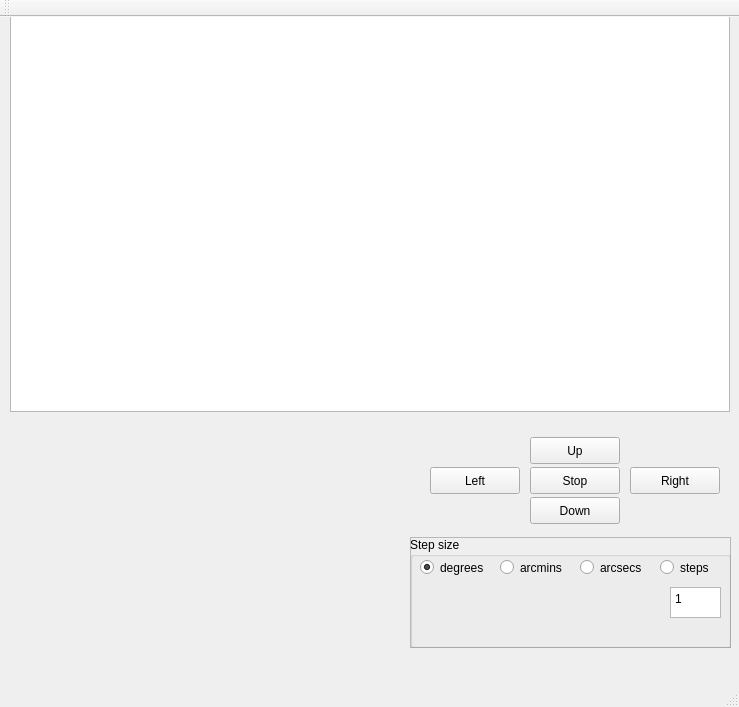
<?xml version="1.0" encoding="UTF-8"?>
<ui version="4.0">
 <class>MainWindow</class>
 <widget class="QMainWindow" name="MainWindow">
  <property name="geometry">
   <rect>
    <x>0</x>
    <y>0</y>
    <width>739</width>
    <height>707</height>
   </rect>
  </property>
  <property name="windowTitle">
   <string>Pointer Gui</string>
  </property>
  <widget class="QWidget" name="centralWidget">
   <widget class="QPushButton" name="pushButtonUp">
    <property name="geometry">
     <rect>
      <x>530</x>
      <y>420</y>
      <width>90</width>
      <height>27</height>
     </rect>
    </property>
    <property name="text">
     <string>Up</string>
    </property>
   </widget>
   <widget class="QPushButton" name="pushButtonDown">
    <property name="geometry">
     <rect>
      <x>530</x>
      <y>480</y>
      <width>90</width>
      <height>27</height>
     </rect>
    </property>
    <property name="text">
     <string>Down</string>
    </property>
   </widget>
   <widget class="QPushButton" name="pushButtonLeft">
    <property name="geometry">
     <rect>
      <x>430</x>
      <y>450</y>
      <width>90</width>
      <height>27</height>
     </rect>
    </property>
    <property name="text">
     <string>Left</string>
    </property>
   </widget>
   <widget class="QPushButton" name="pushButtonRight">
    <property name="geometry">
     <rect>
      <x>630</x>
      <y>450</y>
      <width>90</width>
      <height>27</height>
     </rect>
    </property>
    <property name="text">
     <string>Right</string>
    </property>
   </widget>
   <widget class="QGraphicsView" name="graphicsView">
    <property name="geometry">
     <rect>
      <x>10</x>
      <y>-10</y>
      <width>720</width>
      <height>405</height>
     </rect>
    </property>
    <property name="minimumSize">
     <size>
      <width>720</width>
      <height>405</height>
     </size>
    </property>
    <property name="mouseTracking">
     <bool>false</bool>
    </property>
    <property name="verticalScrollBarPolicy">
     <enum>Qt::ScrollBarAlwaysOff</enum>
    </property>
    <property name="horizontalScrollBarPolicy">
     <enum>Qt::ScrollBarAlwaysOff</enum>
    </property>
   </widget>
   <widget class="QFrame" name="frame">
    <property name="geometry">
     <rect>
      <x>410</x>
      <y>520</y>
      <width>321</width>
      <height>111</height>
     </rect>
    </property>
    <property name="frameShape">
     <enum>QFrame::StyledPanel</enum>
    </property>
    <property name="frameShadow">
     <enum>QFrame::Raised</enum>
    </property>
    <widget class="QGroupBox" name="groupBox">
     <property name="geometry">
      <rect>
       <x>0</x>
       <y>0</y>
       <width>321</width>
       <height>111</height>
      </rect>
     </property>
     <property name="title">
      <string>Step size</string>
     </property>
     <widget class="QRadioButton" name="radioButtonDegrees">
      <property name="geometry">
       <rect>
        <x>10</x>
        <y>20</y>
        <width>81</width>
        <height>21</height>
       </rect>
      </property>
      <property name="text">
       <string>degrees</string>
      </property>
      <property name="checked">
       <bool>true</bool>
      </property>
      <attribute name="buttonGroup">
       <string notr="true">buttonGroup</string>
      </attribute>
     </widget>
     <widget class="QRadioButton" name="radioButtonArcsecs">
      <property name="geometry">
       <rect>
        <x>170</x>
        <y>20</y>
        <width>71</width>
        <height>21</height>
       </rect>
      </property>
      <property name="text">
       <string>arcsecs</string>
      </property>
      <attribute name="buttonGroup">
       <string notr="true">buttonGroup</string>
      </attribute>
     </widget>
     <widget class="QRadioButton" name="radioButtonArcmins">
      <property name="geometry">
       <rect>
        <x>90</x>
        <y>20</y>
        <width>71</width>
        <height>21</height>
       </rect>
      </property>
      <property name="text">
       <string>arcmins</string>
      </property>
      <attribute name="buttonGroup">
       <string notr="true">buttonGroup</string>
      </attribute>
     </widget>
     <widget class="QRadioButton" name="radioButtonSteps">
      <property name="geometry">
       <rect>
        <x>250</x>
        <y>20</y>
        <width>61</width>
        <height>21</height>
       </rect>
      </property>
      <property name="text">
       <string>steps</string>
      </property>
      <property name="checked">
       <bool>false</bool>
      </property>
      <attribute name="buttonGroup">
       <string notr="true">buttonGroup</string>
      </attribute>
     </widget>
     <widget class="QPlainTextEdit" name="plainTextSteps">
      <property name="geometry">
       <rect>
        <x>260</x>
        <y>50</y>
        <width>51</width>
        <height>31</height>
       </rect>
      </property>
      <property name="layoutDirection">
       <enum>Qt::LeftToRight</enum>
      </property>
      <property name="inputMethodHints">
       <set>Qt::ImhDigitsOnly|Qt::ImhFormattedNumbersOnly</set>
      </property>
      <property name="verticalScrollBarPolicy">
       <enum>Qt::ScrollBarAlwaysOff</enum>
      </property>
      <property name="horizontalScrollBarPolicy">
       <enum>Qt::ScrollBarAlwaysOff</enum>
      </property>
      <property name="plainText">
       <string>1</string>
      </property>
     </widget>
    </widget>
   </widget>
   <widget class="QPushButton" name="pushButtonAbort">
    <property name="geometry">
     <rect>
      <x>530</x>
      <y>450</y>
      <width>90</width>
      <height>27</height>
     </rect>
    </property>
    <property name="text">
     <string>Stop</string>
    </property>
   </widget>
   <zorder>pushButtonUp</zorder>
   <zorder>pushButtonDown</zorder>
   <zorder>pushButtonLeft</zorder>
   <zorder>pushButtonRight</zorder>
   <zorder>frame</zorder>
   <zorder>graphicsView</zorder>
   <zorder>pushButtonAbort</zorder>
  </widget>
  <widget class="QMenuBar" name="menuBar">
   <property name="geometry">
    <rect>
     <x>0</x>
     <y>0</y>
     <width>739</width>
     <height>24</height>
    </rect>
   </property>
  </widget>
  <widget class="QToolBar" name="mainToolBar">
   <attribute name="toolBarArea">
    <enum>TopToolBarArea</enum>
   </attribute>
   <attribute name="toolBarBreak">
    <bool>false</bool>
   </attribute>
  </widget>
  <widget class="QStatusBar" name="statusBar"/>
 </widget>
 <layoutdefault spacing="6" margin="11"/>
 <resources/>
 <connections/>
 <buttongroups>
  <buttongroup name="buttonGroup"/>
 </buttongroups>
</ui>
